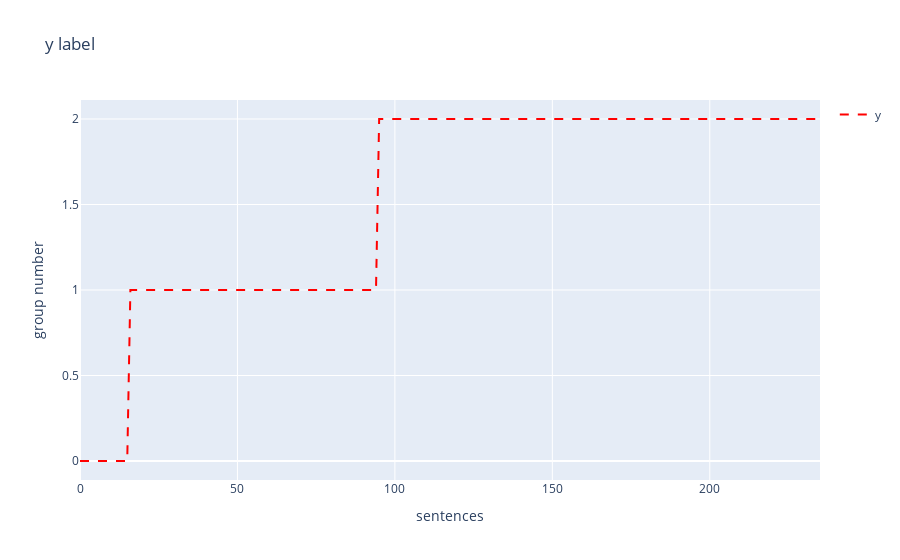

This figure's notebook cell:
### Markdown cell above
## Create y label

### Code cell
y = []
for i, count in enumerate(num_of_sensPERgrp):
    vec = np.ones((count))
    x = [int(i*k) for k in vec]
    y.append(x)
y = make_a_properlist(y)
y = np.array(y)
print('size of y (sentences): ', y.shape)

# Confirmation of label
plotORnot = 1
if plotORnot == 1:
    import plotly.graph_objects as go
    fig = go.Figure()
    config = dict({'scrollZoom': True, 'displayModeBar': True, 'editable': True})
    xxORG = list(range(len(y)))
    xxORG
    fig.add_trace(go.Scatter(x=xxORG, y=y, name='y', line = dict(color='red', width=2, dash='dash'), showlegend=True))
    fig.update_layout(title='y label', xaxis_title='sentences', yaxis_title='group number')
    fig.show(config=config)

### Figure 1 — Plotly figure (JSON) as saved in the notebook; plotly's stock layout.template omitted (floating-point values rounded to 4 significant figures; data arrays with more than 128 entries replaced by an {"elided": "..."} marker saying what was removed)
{"data": [{"line": {"color": "red", "dash": "dash", "width": 2}, "name": "y", "showlegend": true, "type": "scatter", "x": {"elided": "236 int values"}, "y": {"elided": "236 int values"}}], "layout": {"title": {"text": "y label"}, "xaxis": {"title": {"text": "sentences"}}, "yaxis": {"title": {"text": "group number"}}}}
